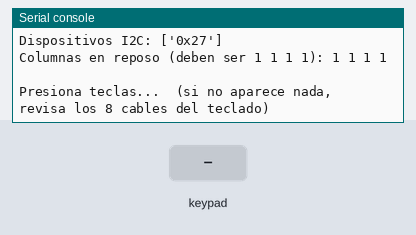
Recording of a program running on a simulated ESP32 board running MicroPython. Parts: the last lines printed to the serial console. The inputs (shaded band) are chosen by the test bench.

Above: at 1.2 s.
1.3 s: key '1' pressed
At 2.1 s:
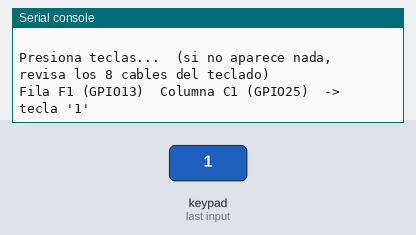
2.8 s: keypad keys 1 2 # pressed 0.4 s apart
At 4.5 s:
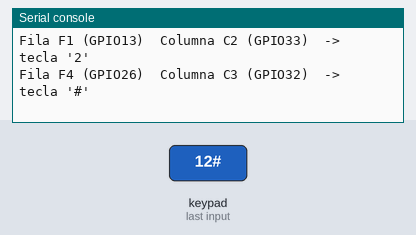
5.5 s: key 'A' pressed
At 6.5 s:
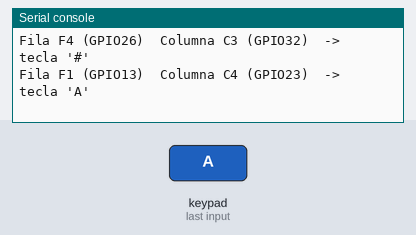
7.0 s: keypad keys 1 2 * pressed 0.4 s apart
At 8.9 s:
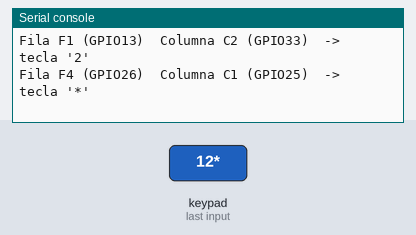
9.7 s: key 'B' pressed
At 10.9 s:
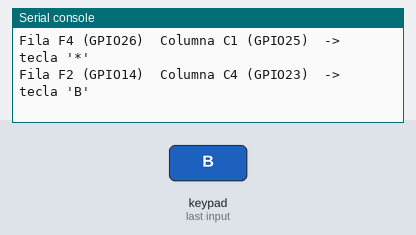
11.2 s: keypad keys 1 2 D pressed 0.4 s apart
At 13.3 s:
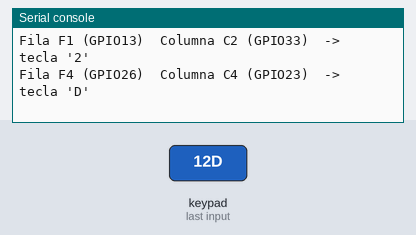

Measured:
- after the input at 1.3 s, the serial console: prints a new line at once (image 1)
- after the input at 2.8 s, the serial console: prints a new line after 0.41 s (image 2)
- after the input at 5.5 s, the serial console: prints a new line at once (image 3)
- after the input at 7.0 s, the serial console: prints a new line at once (image 4)
- after the input at 9.7 s, the serial console: prints a new line at once (image 5)
- after the input at 11.2 s, the serial console: prints a new line at once (image 6)

The program:

prueba_teclado.py
```python
# ================================================================
# prueba_teclado.py  |  Diagnóstico del teclado 4x4 y del LCD I2C
# Ejecutar en Thonny con el botón ▶ (NO hace falta guardarlo en la ESP32).
# Muestra en la consola de Thonny:
#   1) Qué dispositivos I2C encuentra (el LCD debe salir como 0x27 o 0x3f)
#   2) El estado de las columnas en reposo (deben estar todas en 1)
#   3) Fila, columna y tecla cada vez que presionas algo
# Detener con el botón rojo ■ (Stop) de Thonny.
# ================================================================
from machine import Pin, I2C
import time

PINES_FILAS = (13, 14, 27, 26)
PINES_COLUMNAS = (25, 33, 32, 23)
TECLAS = (
    ("1", "2", "3", "A"),
    ("4", "5", "6", "B"),
    ("7", "8", "9", "C"),
    ("*", "0", "#", "D"),
)

# ---------- 1) LCD / I2C ----------
i2c = I2C(0, sda=Pin(21), scl=Pin(22), freq=100000)
encontrados = i2c.scan()
print("Dispositivos I2C:", [hex(d) for d in encontrados])
if not encontrados:
    print("  -> No hay nada en el bus I2C: revisa VCC (5V), GND, SDA=21 y SCL=22")

# ---------- 2) Columnas en reposo ----------
filas = [Pin(n, Pin.OUT, value=1) for n in PINES_FILAS]
columnas = [Pin(n, Pin.IN, Pin.PULL_UP) for n in PINES_COLUMNAS]
reposo = [c.value() for c in columnas]
print("Columnas en reposo (deben ser 1 1 1 1):", *reposo)
for i, v in enumerate(reposo):
    if v == 0:
        print("  -> La columna C%d (GPIO%d) está en 0 sin presionar: corto o pin equivocado"
              % (i + 1, PINES_COLUMNAS[i]))

# ---------- 3) Escaneo ----------
print("\nPresiona teclas...  (si no aparece nada, revisa los 8 cables del teclado)")
anterior = None
while True:
    actual = None
    for f, fila in enumerate(filas):
        fila.value(0)
        time.sleep_us(5)
        for c, col in enumerate(columnas):
            if col.value() == 0:
                actual = (f, c)
        fila.value(1)
    if actual != anterior and actual is not None:
        f, c = actual
        print("Fila F%d (GPIO%d)  Columna C%d (GPIO%d)  ->  tecla '%s'"
              % (f + 1, PINES_FILAS[f], c + 1, PINES_COLUMNAS[c], TECLAS[f][c]))
    anterior = actual
    time.sleep_ms(20)
```
